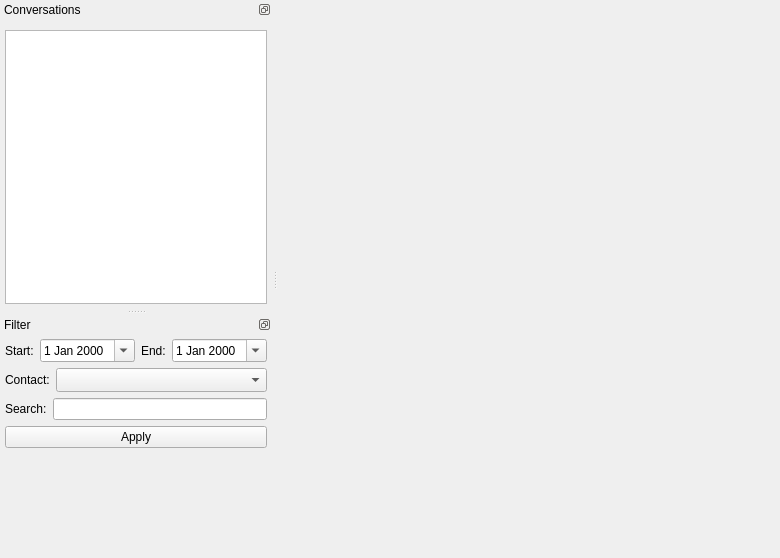
<?xml version="1.0" encoding="UTF-8"?>
<ui version="4.0">
 <class>ViewHistoryWindowClass</class>
 <widget class="QMainWindow" name="ViewHistoryWindowClass">
  <property name="geometry">
   <rect>
    <x>0</x>
    <y>0</y>
    <width>780</width>
    <height>558</height>
   </rect>
  </property>
  <property name="iconSize">
   <size>
    <width>16</width>
    <height>16</height>
   </size>
  </property>
  <property name="dockOptions">
   <set>QMainWindow::AllowNestedDocks|QMainWindow::AllowTabbedDocks|QMainWindow::AnimatedDocks</set>
  </property>
  <widget class="QWidget" name="wdtCentral">
   <layout class="QVBoxLayout" name="verticalLayout_3">
    <property name="margin">
     <number>5</number>
    </property>
    <item>
     <widget class="QLabel" name="lblCollectionInfo">
      <property name="wordWrap">
       <bool>true</bool>
      </property>
     </widget>
    </item>
    <item>
     <widget class="QWidget" name="wdtMessages" native="true">
      <property name="sizePolicy">
       <sizepolicy hsizetype="Expanding" vsizetype="Expanding">
        <horstretch>0</horstretch>
        <verstretch>0</verstretch>
       </sizepolicy>
      </property>
     </widget>
    </item>
   </layout>
  </widget>
  <widget class="QDockWidget" name="dkwConversations">
   <property name="features">
    <set>QDockWidget::DockWidgetFloatable|QDockWidget::DockWidgetMovable</set>
   </property>
   <property name="windowTitle">
    <string>Conversations</string>
   </property>
   <attribute name="dockWidgetArea">
    <number>1</number>
   </attribute>
   <widget class="QWidget" name="dwcConversations">
    <layout class="QVBoxLayout" name="verticalLayout_2">
     <property name="margin">
      <number>5</number>
     </property>
     <item>
      <widget class="QWidget" name="wdtCollectionTools" native="true"/>
     </item>
     <item>
      <widget class="QTreeView" name="trvCollections">
       <property name="contextMenuPolicy">
        <enum>Qt::CustomContextMenu</enum>
       </property>
       <property name="editTriggers">
        <set>QAbstractItemView::NoEditTriggers</set>
       </property>
       <property name="alternatingRowColors">
        <bool>true</bool>
       </property>
       <property name="indentation">
        <number>10</number>
       </property>
       <property name="uniformRowHeights">
        <bool>true</bool>
       </property>
       <property name="allColumnsShowFocus">
        <bool>true</bool>
       </property>
      </widget>
     </item>
    </layout>
   </widget>
  </widget>
  <widget class="QDockWidget" name="dkwFilter">
   <property name="features">
    <set>QDockWidget::DockWidgetFloatable|QDockWidget::DockWidgetMovable</set>
   </property>
   <property name="windowTitle">
    <string>Filter</string>
   </property>
   <attribute name="dockWidgetArea">
    <number>1</number>
   </attribute>
   <widget class="QWidget" name="dwcFilter">
    <layout class="QVBoxLayout" name="verticalLayout">
     <property name="margin">
      <number>5</number>
     </property>
     <item>
      <layout class="QHBoxLayout" name="hboxlayout_1">
       <item>
        <widget class="QLabel" name="lblStart">
         <property name="text">
          <string>Start:</string>
         </property>
         <property name="buddy">
          <cstring>dedStart</cstring>
         </property>
        </widget>
       </item>
       <item>
        <widget class="QDateEdit" name="dedStart">
         <property name="sizePolicy">
          <sizepolicy hsizetype="Expanding" vsizetype="Fixed">
           <horstretch>0</horstretch>
           <verstretch>0</verstretch>
          </sizepolicy>
         </property>
         <property name="calendarPopup">
          <bool>true</bool>
         </property>
        </widget>
       </item>
       <item>
        <widget class="QLabel" name="lblEnd">
         <property name="text">
          <string>End:</string>
         </property>
         <property name="buddy">
          <cstring>dedEnd</cstring>
         </property>
        </widget>
       </item>
       <item>
        <widget class="QDateEdit" name="dedEnd">
         <property name="sizePolicy">
          <sizepolicy hsizetype="Expanding" vsizetype="Fixed">
           <horstretch>0</horstretch>
           <verstretch>0</verstretch>
          </sizepolicy>
         </property>
         <property name="time">
          <time>
           <hour>23</hour>
           <minute>59</minute>
           <second>59</second>
          </time>
         </property>
         <property name="calendarPopup">
          <bool>true</bool>
         </property>
        </widget>
       </item>
      </layout>
     </item>
     <item>
      <layout class="QHBoxLayout" name="hboxlayout_2">
       <item>
        <widget class="QLabel" name="lblContact">
         <property name="text">
          <string>Contact:</string>
         </property>
         <property name="buddy">
          <cstring>cmbContact</cstring>
         </property>
        </widget>
       </item>
       <item>
        <widget class="QComboBox" name="cmbContact">
         <property name="sizePolicy">
          <sizepolicy hsizetype="Expanding" vsizetype="Fixed">
           <horstretch>0</horstretch>
           <verstretch>0</verstretch>
          </sizepolicy>
         </property>
         <property name="sizeAdjustPolicy">
          <enum>QComboBox::AdjustToMinimumContentsLengthWithIcon</enum>
         </property>
        </widget>
       </item>
      </layout>
     </item>
     <item>
      <layout class="QHBoxLayout" name="hboxlayout_3">
       <item>
        <widget class="QLabel" name="lblSearch">
         <property name="text">
          <string>Search:</string>
         </property>
        </widget>
       </item>
       <item>
        <widget class="QLineEdit" name="lneSearch"/>
       </item>
      </layout>
     </item>
     <item>
      <widget class="QPushButton" name="pbtApply">
       <property name="text">
        <string>Apply</string>
       </property>
      </widget>
     </item>
     <item>
      <spacer name="verticalSpacer">
       <property name="orientation">
        <enum>Qt::Vertical</enum>
       </property>
       <property name="sizeHint" stdset="0">
        <size>
         <width>20</width>
         <height>40</height>
        </size>
       </property>
      </spacer>
     </item>
    </layout>
   </widget>
  </widget>
 </widget>
 <layoutdefault spacing="6" margin="11"/>
 <tabstops>
  <tabstop>dedStart</tabstop>
  <tabstop>dedEnd</tabstop>
  <tabstop>lneSearch</tabstop>
 </tabstops>
 <resources/>
 <connections/>
</ui>
